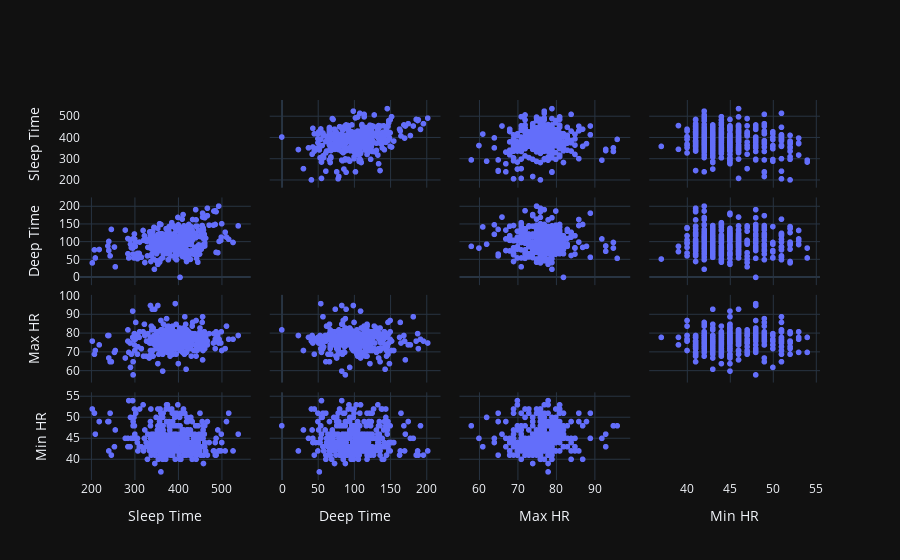

The notebook cell saved with this chart:
### Code cell
fig = go.Figure()


fig.add_splom(
    dimensions=[
        dict(label='Sleep Time', values=df['sleepData.totalSleepTime']),
        dict(label='Deep Time', values=df['sleepData.deepTime']),
        dict(label='Max HR', values=df['sleepData.maxHeartRate']),
        dict(label='Min HR', values=df['sleepData.minHeartRate'])
    ]
    , text=tick_text
    , diagonal_visible=False
)

# dark theme 
fig.layout.template = 'plotly_dark'


fig.show()

### Figure 1 — Plotly figure (JSON) as saved in the notebook; plotly's stock layout.template omitted (floating-point values rounded to 4 significant figures; data arrays with more than 128 entries replaced by an {"elided": "..."} marker saying what was removed)
{"data": [{"diagonal": {"visible": false}, "dimensions": [{"label": "Sleep Time", "values": {"elided": "349 int values"}}, {"label": "Deep Time", "values": {"elided": "349 int values"}}, {"label": "Max HR", "values": {"elided": "349 int values"}}, {"label": "Min HR", "values": {"elided": "349 int values"}}], "text": {"elided": "349 str values"}, "type": "splom"}], "layout": {"autosize": true, "xaxis": {"autorange": true, "range": [175.0, 565.0], "type": "linear"}, "xaxis2": {"autorange": true, "range": [-16.24, 218.2], "type": "linear"}, "xaxis3": {"autorange": true, "range": [54.95, 99.05], "type": "linear"}, "xaxis4": {"autorange": true, "range": [35.63, 55.37], "type": "linear"}, "yaxis": {"autorange": true, "range": [136.5, 603.5], "type": "linear"}, "yaxis2": {"autorange": true, "range": [-39.39, 241.4], "type": "linear"}, "yaxis3": {"autorange": true, "range": [50.59, 103.4], "type": "linear"}, "yaxis4": {"autorange": true, "range": [33.69, 57.31], "type": "linear"}}}
